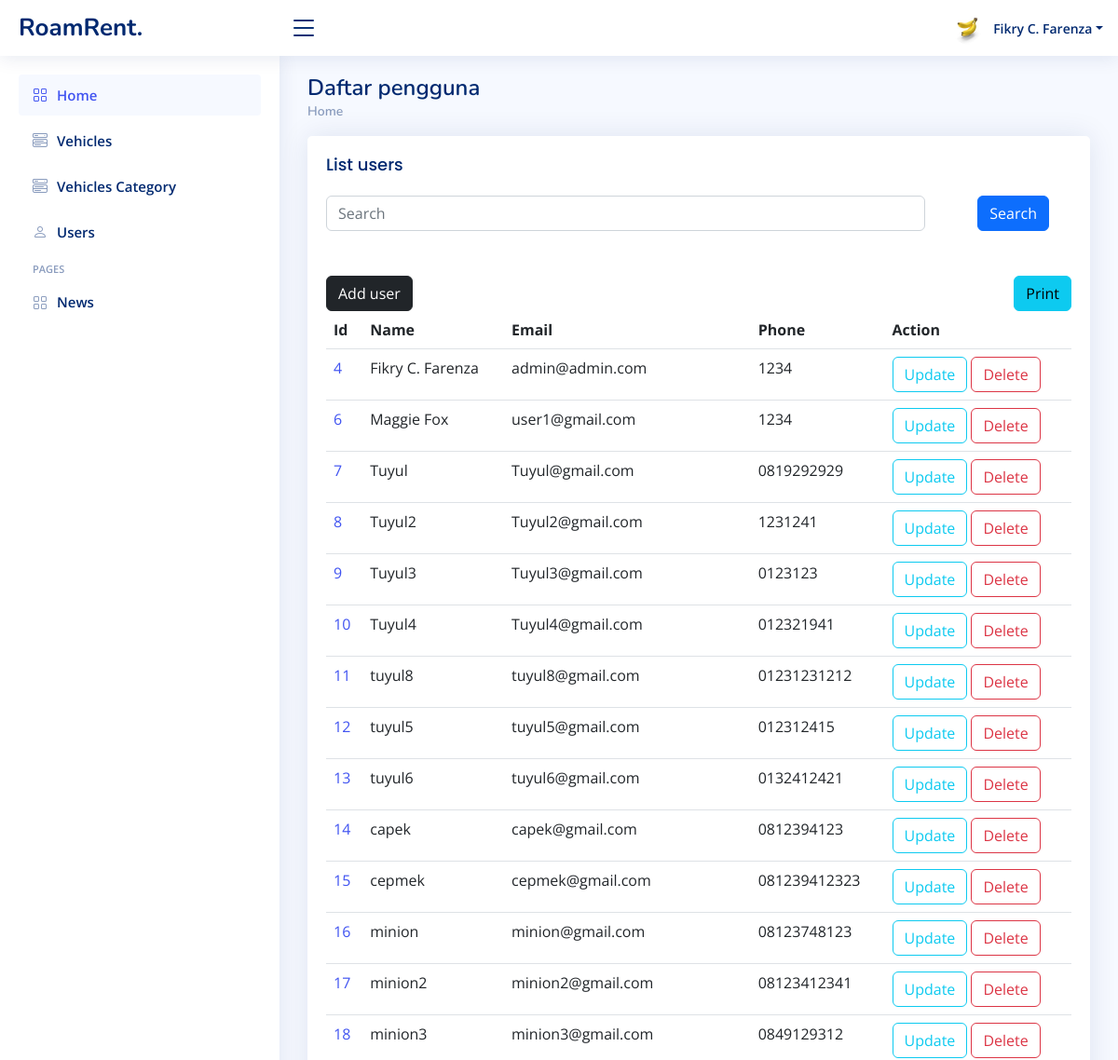
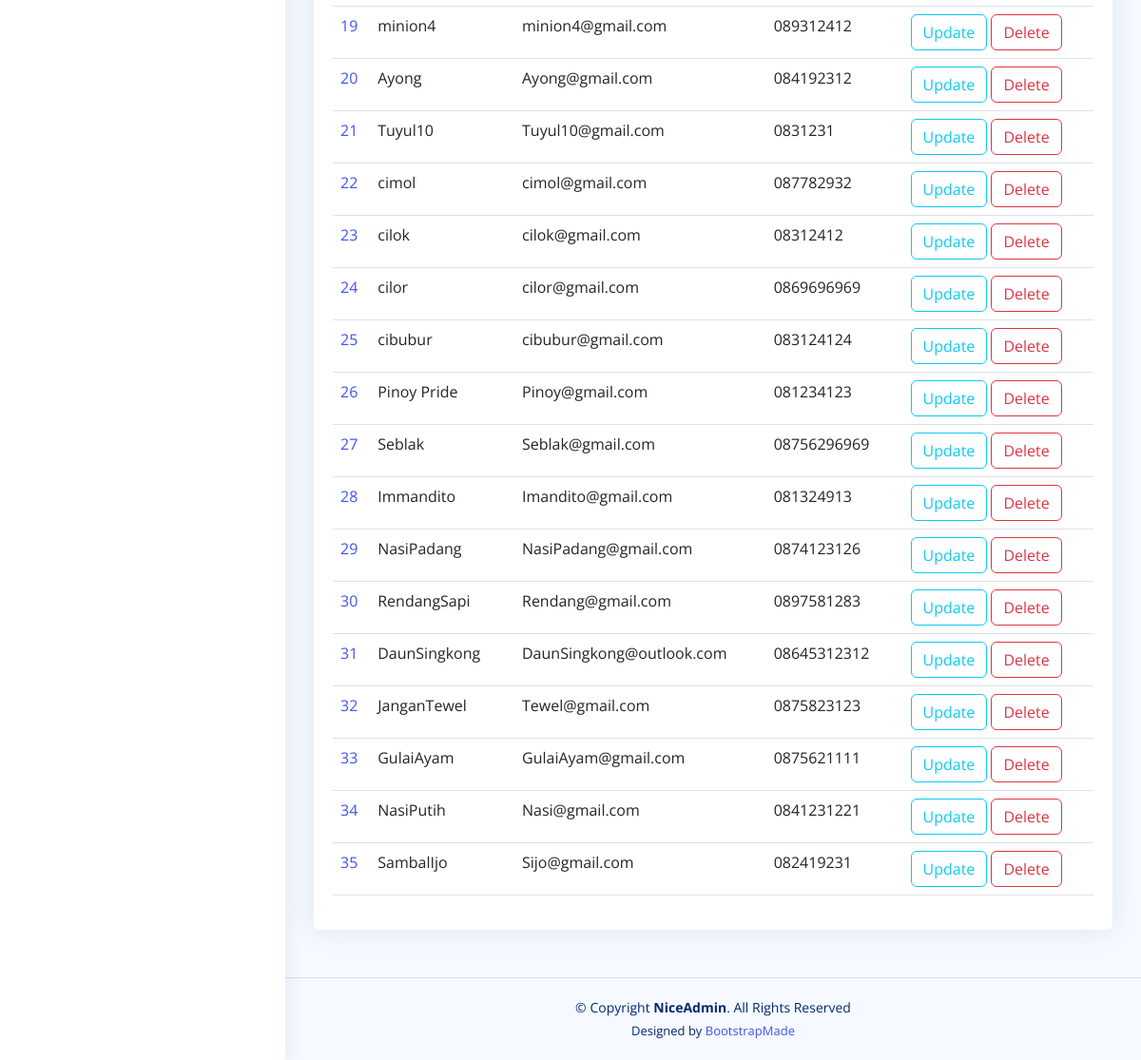
The page /users.php (signed in) on the database as committed earlier (2 pictures, top to bottom).
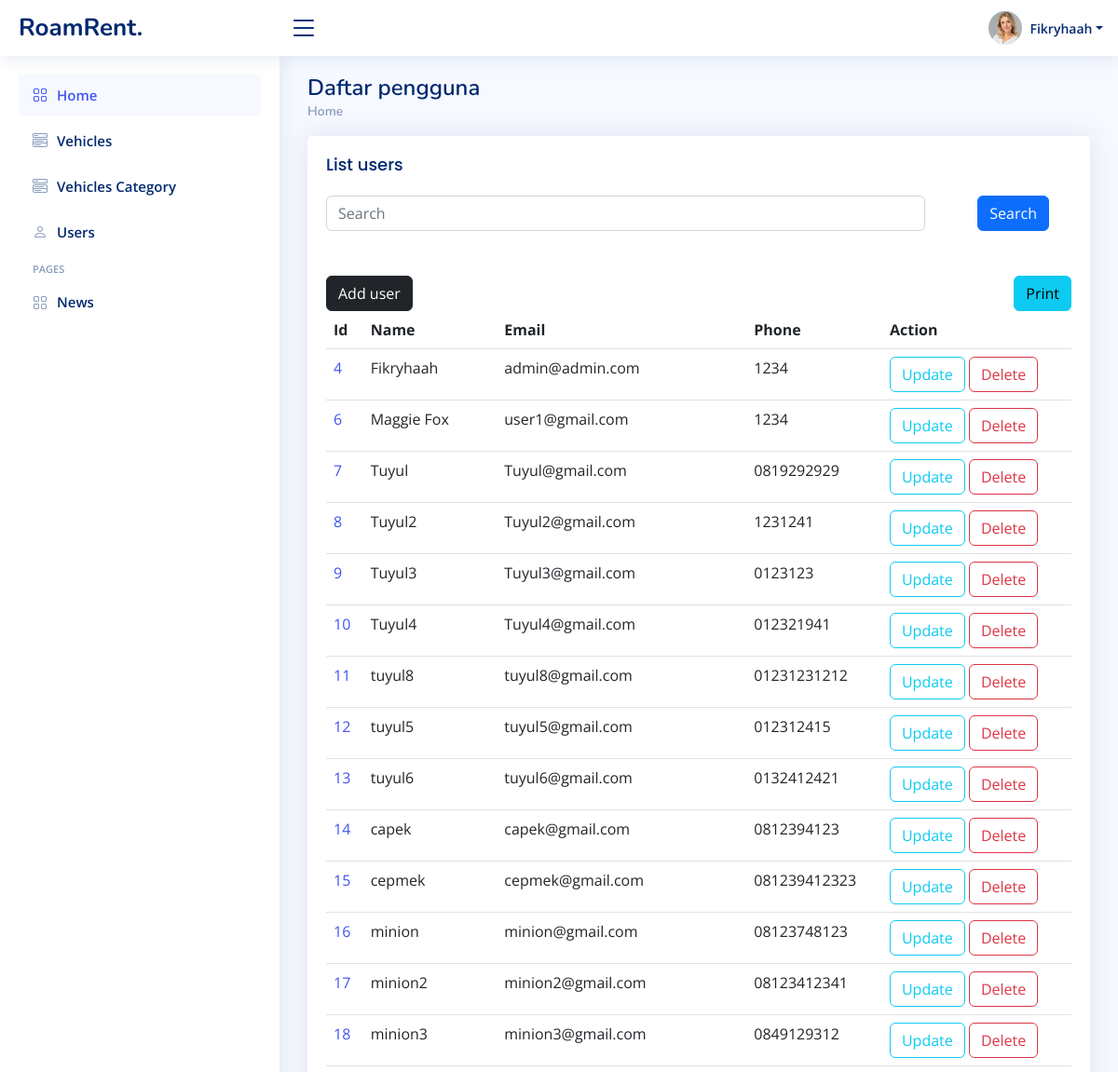
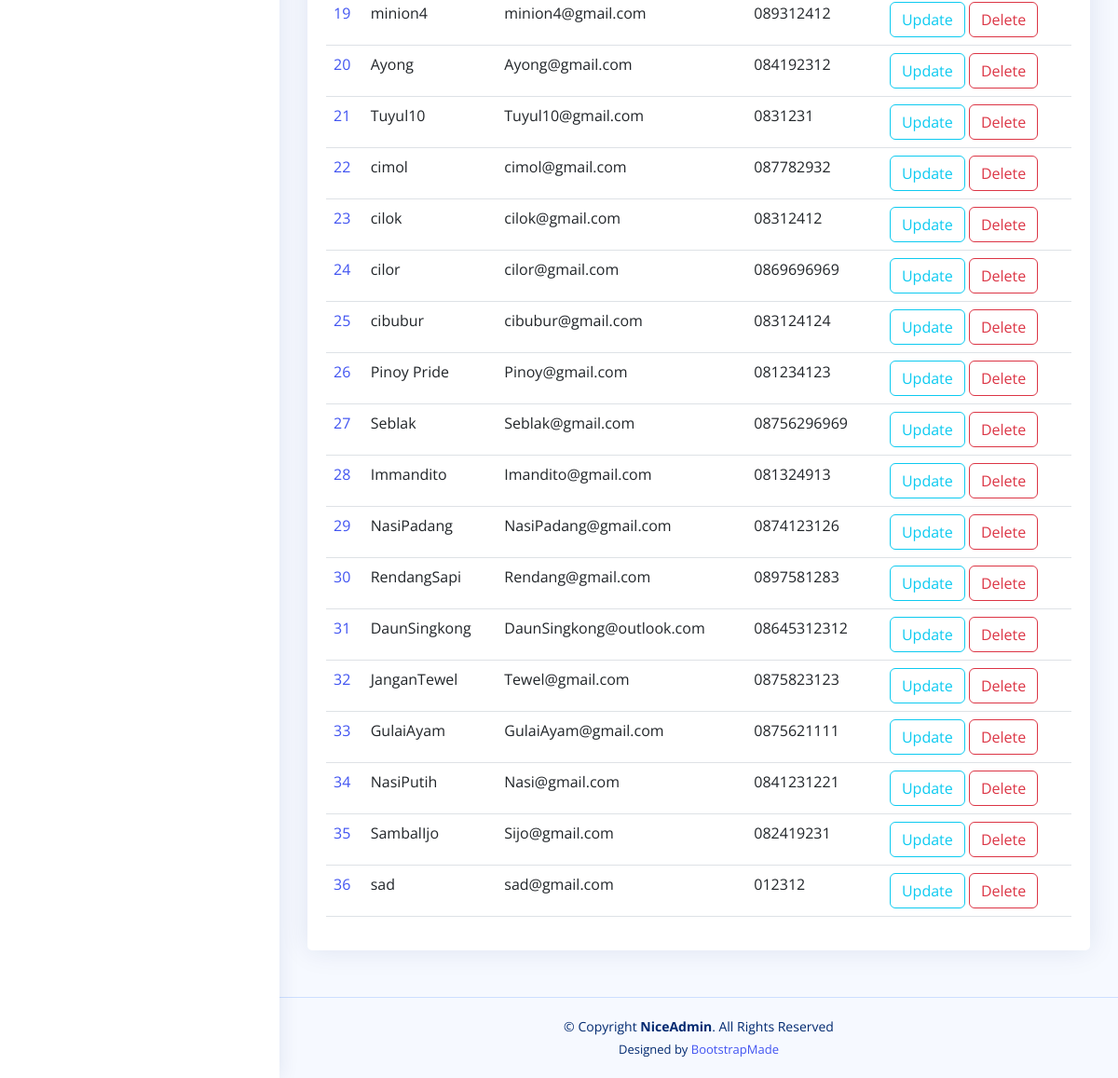
The same page on the database as committed later (2 pictures, top to bottom).
### tables this page shows
CREATE TABLE `user` (
  `id` bigint(20) NOT NULL,
  `email` varchar(150) NOT NULL,
  `password` varchar(255) NOT NULL,
  `role` varchar(255) NOT NULL,
  `name` varchar(255) NOT NULL,
  `job` varchar(255) DEFAULT NULL,
  `about` text DEFAULT NULL,
  `country` varchar(255) DEFAULT NULL,
  `address` text DEFAULT NULL,
  `profile_picture` text DEFAULT NULL,
  `phone` varchar(15) NOT NULL,
  `twitter` varchar(255) NOT NULL
);

### logics/auth-check.php (called while the page is built, shortened)
<?php
$auth_name = $_SESSION['name'];
$auth_photo = $_SESSION['photo_profile'];

### users.php (the view, shortened to what the changed rows need)
<!DOCTYPE html>
<html lang="en">
<head>
  <?php include 'logics/connect.php';
  include('layout-head-import-nice.php');
  include 'logics/auth-check.php';
  if (!empty($_POST)){
    $sql = 'SELECT * FROM user WHERE name LIKE "%'.$_POST["live_search"].'%"';
  $result = $conn->query($sql);
  } else {
    $sql = 'SELECT * FROM user';
    $result = $conn->query($sql);
  }
  ?>
</head>
<body>
<?php include 'layout-header-nice.php'; ?>
  <main id="main" class="main">
    <div class="pagetitle">
      <h1>Daftar pengguna</h1>
    </div>
    <section class="section">
      <div class="row align-items-top">
        <div class="col">
          <div class="card">
            <div class="card-body">
              <div id="table-data">
                <table class="table">
                  <thead>
                    <tr>
                      <th scope="col">Id</th>
                      <th scope="col">Name</th>
                      <th scope="col">Email</th>
                      <th scope="col">Phone</th>
                      <th scope="col">Action</th>
                    </tr>
                  </thead>
                  <tbody>
                    <?php while ($row = $result->fetch_assoc()) { ?>
                      <tr>
                        <td>
                          <a href="users-profile.php?id='<?= $row["id"] ?>'"> <?= $row["id"] ?> </a>
                          <br>
                        </td>
                        <td>
                          <?= $row["name"] ?>
                        </td>
                        <td>
                          <?= $row["email"] ?>
                        </td>
                        <td>
                          <?= $row["phone"] ?>
                        </td>
                        <td>
                          <a href="edit-user-form.php?id='<?= $row["id"] ?>'"><button class="btn btn-outline-info alert-delete-confirm">Update</button></a>
                          <a href="logics/delete.php?id='<?= $row["id"] ?>'"><button class="btn btn-outline-danger alert-delete-confirm">Delete</button></a>
                        </td>
                      </tr>
                    <?php } ?>
                  </tbody>
                </table>
              </div>
            </div>
          </div>
        </div>
      </div>
    </section>
  </main>
</body>
</html>

### layout-header-nice.php (shortened to what the changed rows need)
<header id=" header" class="header fixed-top d-flex align-items-center">
    <nav class="header-nav ms-auto">
        <ul class="d-flex align-items-center">
            <li class="nav-item dropdown pe-3">
                <a class="nav-link nav-profile d-flex align-items-center pe-0" href="#" data-bs-toggle="dropdown">
                    <?php if (empty($auth_photo)) { ?>
                        <img src="assets/img/profile-img.jpg" alt="Profile" class="rounded-circle">
                    <?php } else { ?>
                        <img src="logics/photo/<?= $auth_photo ?>" alt="Profile" class="rounded-circle">
                    <?php } ?>
                    <span class="d-none d-md-block dropdown-toggle ps-2"><?= $auth_name ?></span>
                </a>
            </li>
        </ul>
    </nav>
</header>

Rows that differ between the two databases and show on the page:
changed user "admin@admin.com": name "Fikry C. Farenza" → "Fikryhaah"
added user: id "36", name "sad", email "sad@gmail.com", phone "012312"
Other text that changed with them:
$auth_name: "Fikry C. Farenza" → "Fikryhaah"
